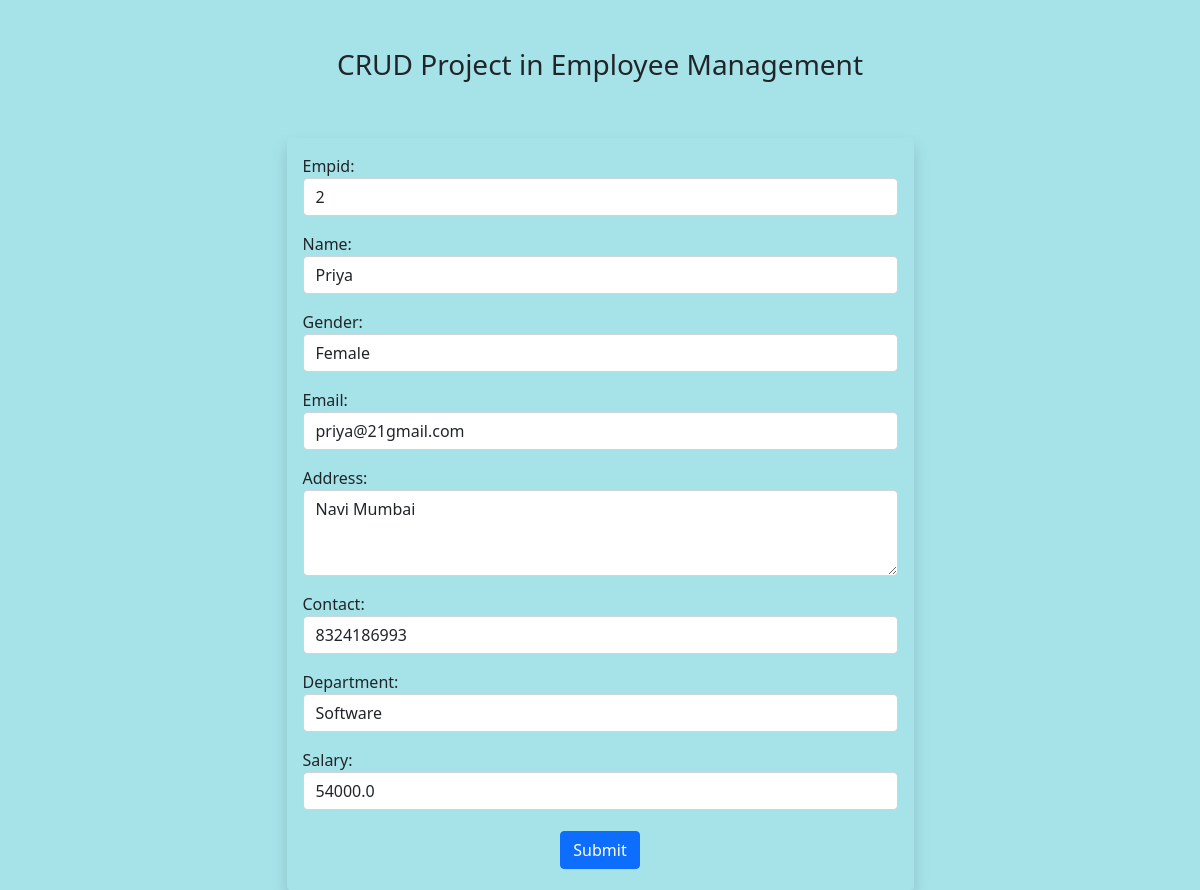
/update-employee/2/, run on the app's committed database.
### emp/models.py (models this page shows)
class Employee(models.Model):
    GENDER_CHOICES = [
        ('M', 'Male'),
        ('F', 'Female'),
]
    Empid = models.IntegerField()
    Name = models.CharField(max_length=60)
    Gender = models.CharField(max_length=1, choices=GENDER_CHOICES)
    Email = models.CharField(max_length=75)
    Address = models.CharField(max_length=150)
    Contact = models.IntegerField()
    Department = models.CharField(max_length=80)
    Salary = models.CharField(max_length=10)

### emp/views.py (the view, shortened to what this page needs)
# urls.py: path('update-employee/<int:id>/', Update_Employee.as_view(), name='update-employee'),
class Update_Employee(View):
    def get(self, request,id):
        emps = Employee.objects.get(id=id)
        fm = AddEmployeeForm(instance=emps)
        return render(request, 'emp/update-employee.html', {'form':fm})

### emp/templates/emp/update-employee.html (shortened to what this page needs)
{% extends "emp/base.html" %}
{% block main-content %}
<section class="container">
    <div class="row justify-content-around text-center mt-5">
        <div class="col-sm-7">
            <h3>CRUD Project in Employee Management</h3>
        </div>
        <div class="row justify-content-around mt-5">
            <div class="col-sm-7">
                <form action="" method="POST" class="bg-black p-3 rounded shadow">
                    {{ form.as_p }}
                    <input type="submit" value="Submit" class="btn btn-primary">
                </form>
        </div>
    </div>
{% endblock main-content %}

### emp/static/css/base.css (style rules this page uses)
body { background-color: #A6E3E9; }
.btn { margin: 5px; }
label { text-align: left; display: block; }

### data on the page
Employee: Empid "2", Name "Priya", Gender "Female", Email "priya@21gmail.com", Address "Navi Mumbai", Contact "8324186993", Department "Software", Salary "54000.0"
